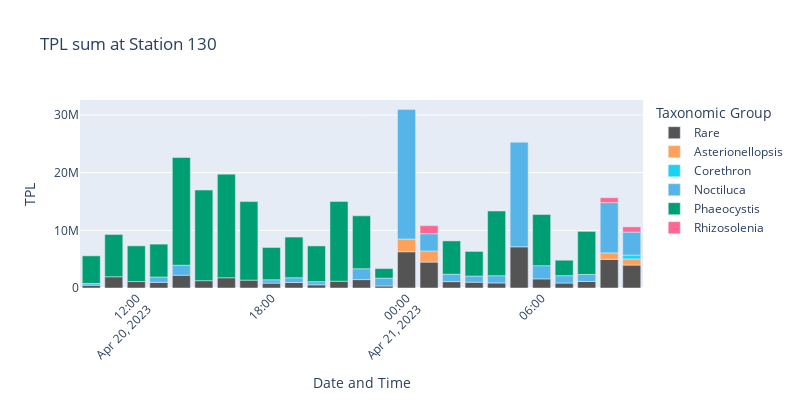

This figure's notebook cell:
### Code cell
# Filter data based on TPL and p_ident thresholds
filtered_data = data_130[(data_130['p_ident'] >= 0.95)]

# Group by taxonomic level and sample, then sum TPL
grouped_df = filtered_data.groupby(['Genus_UniEuk', 'datetime'])['TPL'].sum().reset_index()

grouped_df.head()
# Normalize TPL sums to get relative expression per hour
total_TPL_per_hour = grouped_df.groupby('datetime')['TPL'].transform('sum')
grouped_df['rel_expression_per_hour'] = grouped_df['TPL'] / total_TPL_per_hour

# Combine low-abundant groups into a single 'Rare' category
threshold = 0.05
grouped_df.loc[grouped_df['rel_expression_per_hour'] <= threshold, 'Genus_UniEuk'] = 'Rare'


# Remove categories with no expression
grouped_df = grouped_df[grouped_df['rel_expression_per_hour'] > 0]

# Group once more to combine Rares
grouped_df = grouped_df.groupby(['Genus_UniEuk', 'datetime'])['TPL'].sum().reset_index()

# Plot
fig = px.bar(grouped_df, 
            x='datetime', 
            y='TPL', 
            color='Genus_UniEuk',
            title='TPL sum at Station 130',
            category_orders={"Genus_UniEuk": ['Arthropoda', 'Acantharea', 'Ctenophora', 'Diatomeae', 'Dinophyceae', 
                                                    'Florideophyceae','Odontella', 'Phaeodarea', 'Prymnesiophyceae',
                                                    'Spirotrichea', 'Vertebrata', 'Rare',]},
            color_discrete_map=color_discrete_map
            )

fig.update_layout(
    width=800,
    height=400,
    xaxis_title='Date and Time',
    yaxis_title='TPL',
    xaxis_tickangle=-45,
    legend_title='Taxonomic Group'
)

# Save the figure
filename_base = "../figures/metatranscriptomics/130_TPL_per_hour_genus"
fig.write_image(filename_base + ".png", scale=1)
fig.write_image(filename_base + ".svg", scale=1)

fig.show()

### Figure 1 — Plotly figure (JSON) as saved in the notebook; plotly's stock layout.template omitted (floating-point values rounded to 4 significant figures)
{"data": [{"alignmentgroup": "True", "hovertemplate": "Genus_UniEuk=Rare<br>datetime=%{x}<br>TPL=%{y}<extra></extra>", "legendgroup": "Rare", "marker": {"color": "#545454", "pattern": {"shape": ""}}, "name": "Rare", "offsetgroup": "Rare", "orientation": "v", "showlegend": true, "textposition": "auto", "type": "bar", "x": ["2023-04-20T10:00:00", "2023-04-20T11:00:00", "2023-04-20T12:00:00", "2023-04-20T13:00:00", "2023-04-20T14:00:00", "2023-04-20T15:00:00", "2023-04-20T16:00:00", "2023-04-20T17:00:00", "2023-04-20T18:00:00", "2023-04-20T19:00:00", "2023-04-20T20:00:00", "2023-04-20T21:00:00", "2023-04-20T22:00:00", "2023-04-20T23:00:00", "2023-04-21T00:00:00", "2023-04-21T01:00:00", "2023-04-21T02:00:00", "2023-04-21T03:00:00", "2023-04-21T04:00:00", "2023-04-21T05:00:00", "2023-04-21T06:00:00", "2023-04-21T07:00:00", "2023-04-21T08:00:00", "2023-04-21T09:00:00", "2023-04-21T10:00:00"], "xaxis": "x", "y": [480700.0, 1949000.0, 1117000.0, 983800.0, 2222000.0, 1270000.0, 1778000.0, 1364000.0, 850600.0, 958200.0, 551700.0, 1179000.0, 1458000.0, 352600.0, 6291000.0, 4498000.0, 1107000.0, 1007000.0, 880500.0, 7145000.0, 1584000.0, 862600.0, 1127000.0, 4973000.0, 3979000.0], "yaxis": "y"}, {"alignmentgroup": "True", "hovertemplate": "Genus_UniEuk=Asterionellopsis<br>datetime=%{x}<br>TPL=%{y}<extra></extra>", "legendgroup": "Asterionellopsis", "marker": {"color": "#FFA15A", "pattern": {"shape": ""}}, "name": "Asterionellopsis", "offsetgroup": "Asterionellopsis", "orientation": "v", "showlegend": true, "textposition": "auto", "type": "bar", "x": ["2023-04-21T00:00:00", "2023-04-21T01:00:00", "2023-04-21T09:00:00", "2023-04-21T10:00:00"], "xaxis": "x", "y": [2204000.0, 1925000.0, 1120000.0, 1066000.0], "yaxis": "y"}, {"alignmentgroup": "True", "hovertemplate": "Genus_UniEuk=Corethron<br>datetime=%{x}<br>TPL=%{y}<extra></extra>", "legendgroup": "Corethron", "marker": {"color": "#19d3f3", "pattern": {"shape": ""}}, "name": "Corethron", "offsetgroup": "Corethron", "orientation": "v", "showlegend": true, "textposition": "auto", "type": "bar", "x": ["2023-04-21T10:00:00"], "xaxis": "x", "y": [665000.0], "yaxis": "y"}, {"alignmentgroup": "True", "hovertemplate": "Genus_UniEuk=Noctiluca<br>datetime=%{x}<br>TPL=%{y}<extra></extra>", "legendgroup": "Noctiluca", "marker": {"color": "#56B4E8", "pattern": {"shape": ""}}, "name": "Noctiluca", "offsetgroup": "Noctiluca", "orientation": "v", "showlegend": true, "textposition": "auto", "type": "bar", "x": ["2023-04-20T10:00:00", "2023-04-20T13:00:00", "2023-04-20T14:00:00", "2023-04-20T18:00:00", "2023-04-20T19:00:00", "2023-04-20T20:00:00", "2023-04-20T22:00:00", "2023-04-20T23:00:00", "2023-04-21T00:00:00", "2023-04-21T01:00:00", "2023-04-21T02:00:00", "2023-04-21T03:00:00", "2023-04-21T04:00:00", "2023-04-21T05:00:00", "2023-04-21T06:00:00", "2023-04-21T07:00:00", "2023-04-21T08:00:00", "2023-04-21T09:00:00", "2023-04-21T10:00:00"], "xaxis": "x", "y": [309700.0, 927200.0, 1727000.0, 577000.0, 823300.0, 547400.0, 1885000.0, 1350000.0, 22490000.0, 2998000.0, 1281000.0, 1064000.0, 1254000.0, 18150000.0, 2294000.0, 1277000.0, 1225000.0, 8722000.0, 3992000.0], "yaxis": "y"}, {"alignmentgroup": "True", "hovertemplate": "Genus_UniEuk=Phaeocystis<br>datetime=%{x}<br>TPL=%{y}<extra></extra>", "legendgroup": "Phaeocystis", "marker": {"color": "#009E73", "pattern": {"shape": ""}}, "name": "Phaeocystis", "offsetgroup": "Phaeocystis", "orientation": "v", "showlegend": true, "textposition": "auto", "type": "bar", "x": ["2023-04-20T10:00:00", "2023-04-20T11:00:00", "2023-04-20T12:00:00", "2023-04-20T13:00:00", "2023-04-20T14:00:00", "2023-04-20T15:00:00", "2023-04-20T16:00:00", "2023-04-20T17:00:00", "2023-04-20T18:00:00", "2023-04-20T19:00:00", "2023-04-20T20:00:00", "2023-04-20T21:00:00", "2023-04-20T22:00:00", "2023-04-20T23:00:00", "2023-04-21T02:00:00", "2023-04-21T03:00:00", "2023-04-21T04:00:00", "2023-04-21T06:00:00", "2023-04-21T07:00:00", "2023-04-21T08:00:00"], "xaxis": "x", "y": [4791000.0, 7339000.0, 6192000.0, 5700000.0, 18680000.0, 15720000.0, 17980000.0, 13630000.0, 5602000.0, 7053000.0, 6199000.0, 13850000.0, 9173000.0, 1669000.0, 5783000.0, 4274000.0, 11230000.0, 8867000.0, 2682000.0, 7473000.0], "yaxis": "y"}, {"alignmentgroup": "True", "hovertemplate": "Genus_UniEuk=Rhizosolenia<br>datetime=%{x}<br>TPL=%{y}<extra></extra>", "legendgroup": "Rhizosolenia", "marker": {"color": "#FF6692", "pattern": {"shape": ""}}, "name": "Rhizosolenia", "offsetgroup": "Rhizosolenia", "orientation": "v", "showlegend": true, "textposition": "auto", "type": "bar", "x": ["2023-04-21T01:00:00", "2023-04-21T09:00:00", "2023-04-21T10:00:00"], "xaxis": "x", "y": [1398000.0, 845300.0, 907300.0], "yaxis": "y"}], "layout": {"barmode": "relative", "height": 400, "legend": {"title": {"text": "Taxonomic Group"}, "tracegroupgap": 0}, "title": {"text": "TPL sum at Station 130"}, "width": 800, "xaxis": {"anchor": "y", "domain": [0, 1], "tickangle": -45, "title": {"text": "Date and Time"}}, "yaxis": {"anchor": "x", "domain": [0, 1], "title": {"text": "TPL"}}}}
